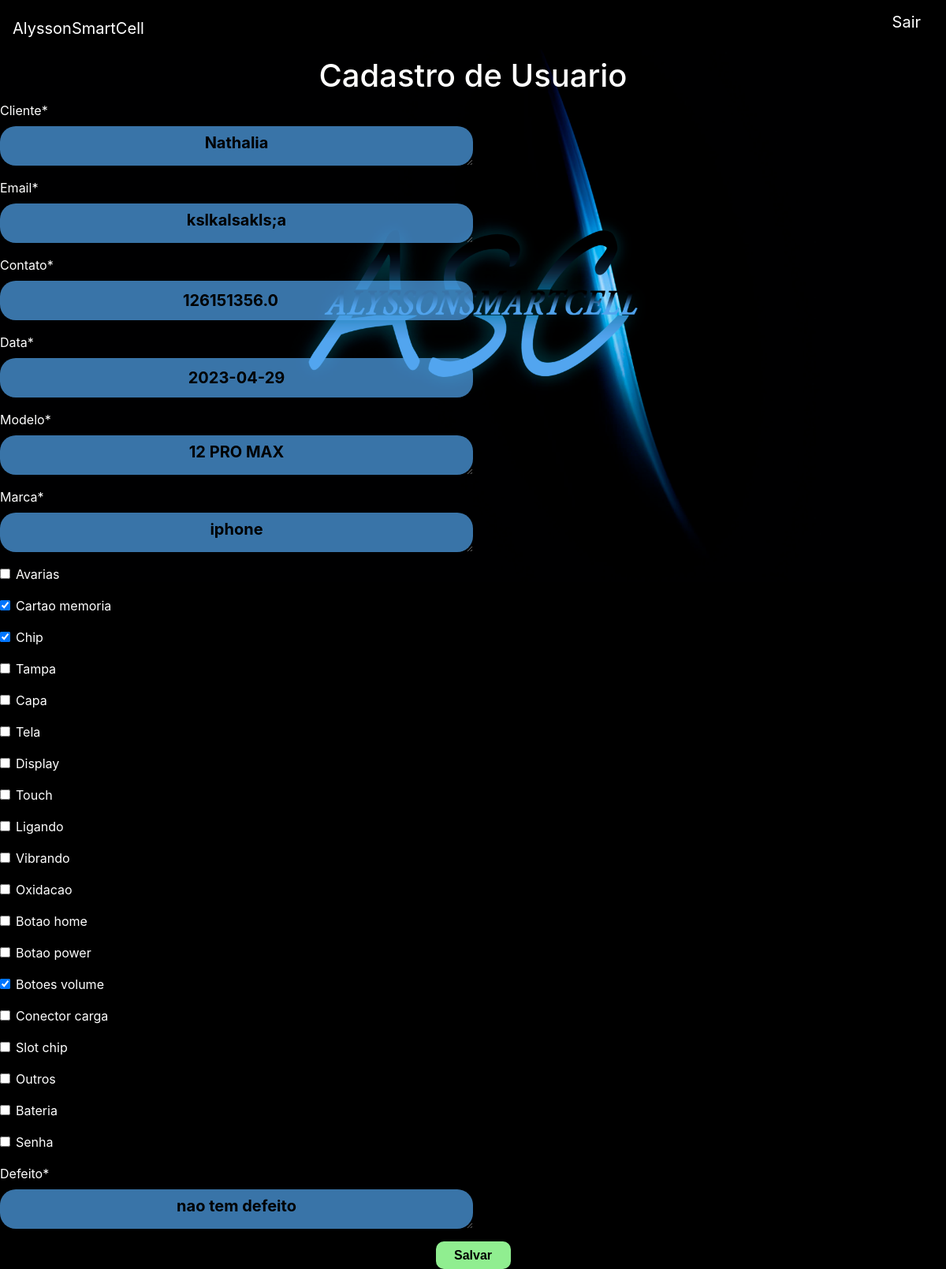
The page /inicial/novaos/5 on the database its author committed.
### OS/models.py (models this page shows)
class ordens_servico(models.Model):
    cliente = models.TextField(max_length=255)
    email = models.TextField(max_length=255)
    contato = models.FloatField()
    data = models.DateField(default=datetime.now)
    modelo = models.TextField(max_length=10)
    marca = models.TextField(max_length=10)
    avarias = models.BooleanField(default=False)
    if avarias == True:
        tipo_avaria = models.TextField()
    else:
        pass
    bateria = models.BooleanField(default=False)
    cartao_memoria = models.BooleanField(default=False)
    chip = models.BooleanField(default=False)
    tampa = models.BooleanField(default=False)
    capa = models.BooleanField(default=False)
    tela = models.BooleanField(default=False)
    display = models.BooleanField(default=False)
    touch = models.BooleanField(default=False)
    ligando = models.BooleanField(default=False)
    vibrando = models.BooleanField(default=False)
    oxidacao = models.BooleanField(default=False)
    botao_home = models.BooleanField(default=False)
    botao_power = models.BooleanField(default=False)
    botoes_volume = models.BooleanField(default=False)
    conector_carga = models.BooleanField(default=False)
    slot_chip= models.BooleanField(default=False)
    outros = models.BooleanField(default=False)
    bateria = models.BooleanField(default=False)
    senha = models.BooleanField(default=False)
    valor = models.FloatField
    defeito = models.TextField(max_length=50)

### OS/views.py (the view)
# urls.py: path('inicial/novaos/<int:id_os>', views_os.editar, name='editar'),
def editar(request, id_os):
    ordemdeservico = ordens_servico.objects.get(pk=id_os)
    if request.method == 'GET':
        formulario_cadastrade = CadastroForm(instance=ordemdeservico)
        return render(request,'users/novaos.html', {'formulario':formulario_cadastrade})
    else:
        formulario = CadastroForm(request.POST,instance=ordemdeservico)
        if formulario.is_valid():
            formulario.save()
        return redirect('PaginaInicial')

### OS/forms.py
class CadastroForm(ModelForm):
    class Meta:
        model = ordens_servico
        fields = '__all__'

### users/templates/users/novaos.html (shortened to what this page needs)
{% extends 'users/base.html' %}
{% block conteudo %}
{% load crispy_forms_tags %}
{% load static%}
<link rel="stylesheet" href="{% static 'css/criaros.css'%}">
<form action="" method="post">
    <h1 class="titulo">Cadastro de Usuario</h1>
    {{formulario | crispy}}
</form>
<button id="bt" type="submit">Salvar</button>
{% endblock %}

### static/css/criaros.css (style rules this page uses)
.titulo { color: white; text-align: center; }
.form-label { color: white; }
#id_cliente.textarea.form-control, #id_email.textarea.form-control, #id_marca.textarea.form-control, #id_modelo.textarea.form-control, #id_defeito.textarea.form-control, #id_data.dateinput.form-control, #id_contato.numberinput.form-control { color: black; text-align: center ; height: 50px; width: 50%; border: none; border-radius: 20px; opacity: 70%; align-items: center; background-color: #52a5ef ; font-weight: bold; font-size: 20px; }
label.form-check-label { color: white; }
#bt { background-color: #52a5ef; font-weight: bold; border: none; border-radius: 8px; text-align: center; }
#bt { text-align: center; background-color: lightgreen; border: none; font-family: Arial, Helvetica, sans-serif; font-weight: bold; margin: 0 auto; width: 95px; height: 35px; display: block; border-radius: 10px; margin-top: 15px; }

### users/templates/users/base.html (style rules this page uses)
body { height: 100vh; background-color: black; background-position: center center; background-repeat: no-repeat; background-size: contain; }

### rows shown on the page
ordens_servico: cliente "Nathalia", email "kslkalsakls;a", contato "126151356.0", data "2023-04-29", modelo "12 PRO MAX", marca "iphone", cartao_memoria "☑", chip "☑", botoes_volume "☑", defeito "nao tem defeito"
